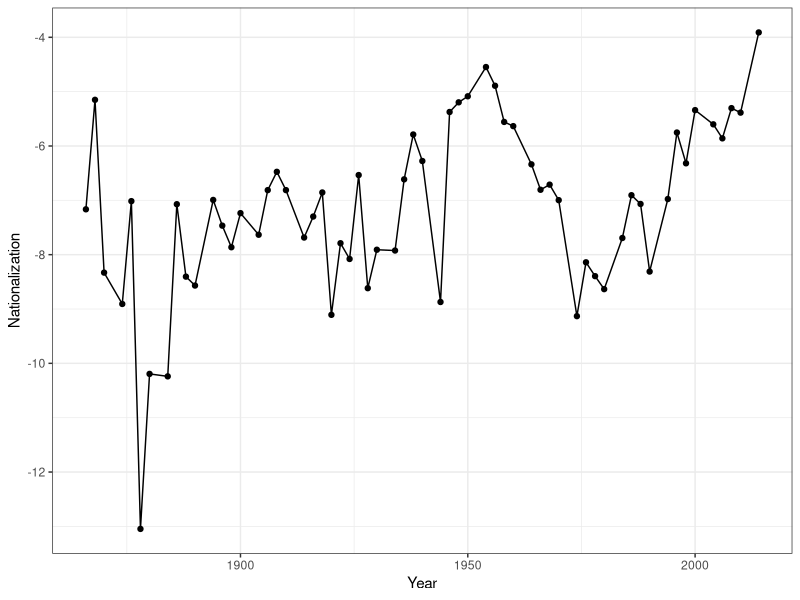

The R script that drew this image:
## ---- chunk 1

library(dplyr) # install this package if you don't have it yet
library(ggplot2) # install this package if you don't have it yet
library(grDevices) # install this package if you don't have it yet
library(grid)
library(tidyr) # I don't think you absolutely need this library
library(broom) # I don't think you absolutely need this library

rm(list=ls())
## ---- chunk 2
library(readr)
cq_data <- read_csv("cq_data.csv")
## ---- chunk 3
nationalization <- function(dv, dvp){
  -sd(dv- dvp, na.rm = T)
}
## ---- chunk 4
swing_variance <- cq_data %>%
  filter(inc3 !=0) %>%
  group_by(year) %>%
  summarise(nationalization = nationalization(dv, dvp)
  ) %>%
  ungroup()

show(swing_variance)
## ---- chunk 5
library(readr)
gary_j_data <- read_csv("gary_j_data.csv")
## ---- chunk 6
measure_comparison <- gary_j_data %>%
  filter(year>=1954) %>%
  group_by(year) %>%
  summarise(nationalization1 = nationalization(dv, dvp), # our measure
            nationalization2 = cor(dv,dpres,use = "pairwise.complete.obs") # garyj's measure
            )

cor(measure_comparison$nationalization1, measure_comparison$nationalization2)
## ---- chunk 7
b_incumbency_adv <- cq_data %>%
  group_by(year) %>% 
  do(., tidy(lm(dv ~ dvp + ptynow + inc3, data = . ))) %>% 
  filter(term == "inc3") %>%
  ungroup() %>% 
  left_join(., swing_variance, by="year") %>% # join to nationalization measure
  mutate(post_1952 = as.numeric(year>1952)) 
## ---- chunk 8
b_incumbency_adv$marker_break <- NA
b_incumbency_adv$marker_break[b_incumbency_adv$year==1950] <- 1950
b_incumbency_adv$marker_break[b_incumbency_adv$year==1954] <- 1954
## ---- chunk 9
nationalization_year_plot <- ggplot(data=swing_variance, 
                                    aes(x= year, y= nationalization)) +
  geom_line() +
  geom_point() +
  theme_bw() + ylab("Nationalization") + xlab("Year")

